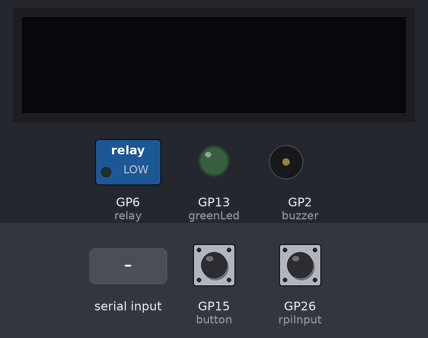
Bench run of a program on a simulated Raspberry Pi Pico running CircuitPython. On the bench: 128×32 one-colour display, switched loads named in the program (green lamp = pin HIGH), output pins drawn as LEDs (lit = HIGH), buzzer (waves = sounding). The test bench sets the inputs (shaded band); at power-on: GP26 (rpiInput) LOW, GP15 (button) LOW. What the program prints to the serial console is not drawn.

Above: at 1.2 s.
1.3 s: "1" received over the second serial link
At 3.1 s:
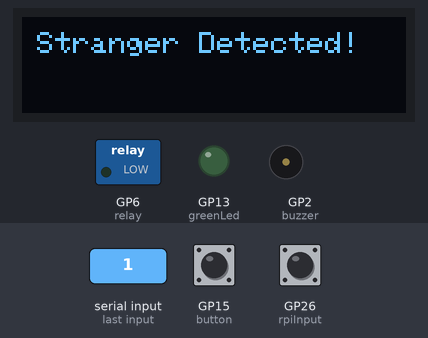
5.5 s: GP26 (rpiInput) pulled HIGH for 3.2 s
At 8.4 s:
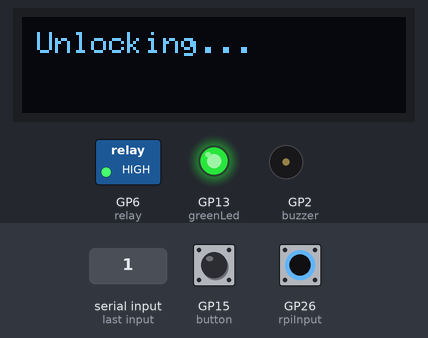
12.9 s: GP26 (rpiInput) pulled HIGH for 1 s
At 14.5 s:
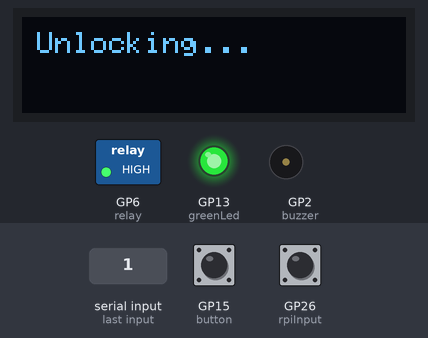
18.1 s: GP15 (button) pulled HIGH for 1 s
At 24.1 s:
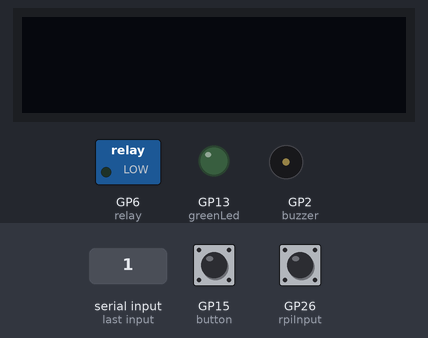
Timing chart, 0 to 24.3 s (numbered marks = the images above; inputs shaded):
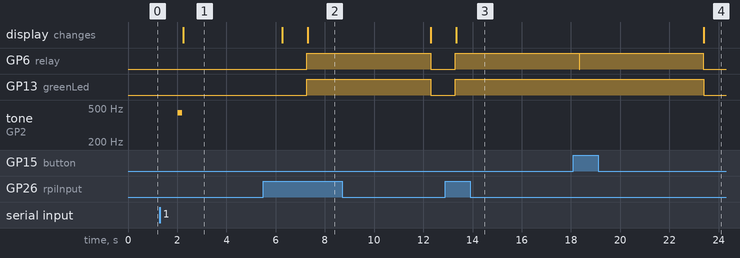

The program:

code.py
```python
# code.py
# this script utilizes an RFID relay on pin GP1, a buzzer on GP2, a green led via on GP13, a button input on GP15,
# a relay on GP6 & an input from a raspberry pi both on pin GP26/D26.
# it relies on CircuitPython w/ various adafruit libs which can be seen below.
import board
import busio
import pulseio
import digitalio
import adafruit_ssd1306
import time
import time

# setup the RFID reader
uart = busio.UART(rx=board.GP1, baudrate=9600, bits=8, parity=None, stop=1)
# setup buzzer
buzzer = pulseio.PWMOut(board.GP2, variable_frequency=True)
buzzer.frequency = 440
# setup green led
greenLed = digitalio.DigitalInOut(board.GP13)
greenLed.direction = digitalio.Direction.OUTPUT
# setup button
button = digitalio.DigitalInOut(board.GP15)
button.switch_to_input(pull=digitalio.Pull.DOWN)
# set up relay on pin 6
relay = digitalio.DigitalInOut(board.GP6)
relay.direction = digitalio.Direction.OUTPUT
# setup raspberry pi input
rpiInput = digitalio.DigitalInOut(board.GP26)
rpiInput.switch_to_input(pull=digitalio.Pull.DOWN)

# set up default duty cycles to turn buzzer on and off
BUZZER_OFF = 0
BUZZER_ON = 2 ** 15  # 32768

WIDTH = 128  # oled display width
HEIGHT = 32  # oled display height

# save the values of the key tag and key card
# ADD KEYCARD/KEYTAG VALUES HERE.
keyTag = ""
keyCard = ""

# i2c = I2C(0)                                            # Init I2C using I2C0 defaults, SCL=Pin(GP9), SDA=Pin(GP8), freq=400000
i2c = busio.I2C(scl=board.GP21, sda=board.GP20)

# setup the olde display I2C
oled = adafruit_ssd1306.SSD1306_I2C(WIDTH, HEIGHT, i2c)  # Init oled display

# Clear the oled display in case it has junk on it.
oled.fill(0)

# function handles triggering the relay.
def unlock():
    relay.value = 1
    greenLed.value = True
    oled.text("Unlocking...", 5, 5, True)
    oled.show()
    time.sleep(5)
    relay.value = 0
    oled.fill(0)
    oled.show()
    greenLed.value = False


# Blit the image from the framebuffer to the oled display
while True:
    command = uart.read(12)

    # trigger unlock function if we recieve input from the Raspberry Pi.
    if rpiInput.value:
        print("Recieved input from RPI")
        unlock()

    # trigger unluck function if we recieve input from the button.
    if button.value:
        unlock()

    if command:
        # when a command is detected, sound the buzzer for feedback then check the command recieved.
        oled.fill(0)
        buzzer.duty_cycle = BUZZER_ON
        time.sleep(0.2)
        buzzer.duty_cycle = BUZZER_OFF

        # if the command recieved from the RFID reader matches the keyTag we can trigger the relay
        if command.decode("utf-8") == keyTag:
            unlock()
        else:  # if the command does not match the keyTag show message on oled
            oled.text("Stranger Detected!", 5, 5, True)
            oled.show()
            time.sleep(4)

        command = ""
        oled.fill(0)
        oled.show()
```

Measured:
- after the input at 1.3 s, tone on GP2 (buzzer): silent → 440 Hz after 0.71 s, → silent 0.20 s later; the display: changes after 0.95 s (image 1)
- after the input at 5.5 s, GP6 (relay), GP13 (greenLed): LOW → HIGH after 1.8 s, → LOW 5.0 s later; the display: first differs from a run without the input after 1.8 s (image 2)
- after the input at 12.9 s, GP6 (relay), GP13 (greenLed): LOW → HIGH after 0.41 s; the display: changes after 0.44 s (image 3)
- after the input at 18.1 s, GP13 (greenLed): HIGH → LOW after 5.3 s instead of 0.25 s
